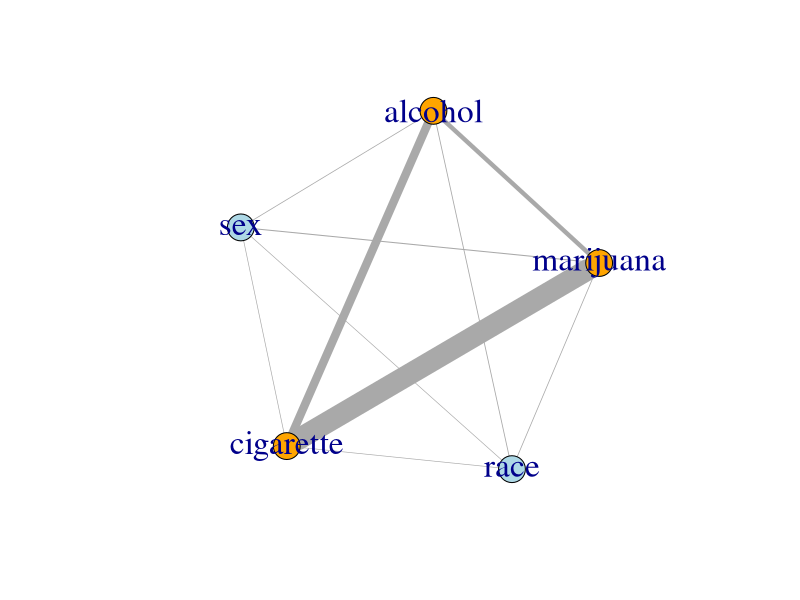

Write the R code that produced this figure.
#' ---
#' title: Association diagrams for loglinear models
#' ---

#+ echo=FALSE
knitr::opts_chunk$set(
  warning = FALSE,   # avoid warnings and messages in the output
  message = FALSE
)

#' ## Basic ideas
#' 
#' Exploring the idea of using association diagrams for fitting and understanding
#' relationships in high-way categorical data fitted as loglinear models. The essential idea
#' is to try to connect model fit statistics with some visual representation as network diagrams,
#' with nodes representing variables in a model and edges representing pairwise associations.
#' 
#' * `igraph` seems to be the base package for drawing network diagrams
#' * `ggraph` uses such graph datasets to draw them better, within the `ggplot2` framework.
#' 
#' ### Model fitting:
#' 
#' * `vcdExtra::Kway()` fits a collection of loglinear models for all 0-, 1-, 2-, ... way associations in a K-way table
#' * `vcdExtra::seq_loglm()` fits various sequential models to the  1-, 2-, ... n-way marginal tables, corresponding to a variety of types of loglinear models.
#' * `MASS::dropterm()` tries fitting all models that differ from the current model by dropping a single term, maintaining marginality.
#' * `MASS::addterm()` tries fitting all models that differ from the current model by adding a single term, maintaining marginality.
#'


#' ## Load packages
library(vcdExtra)
library(MASS)     # for loglm(), dropterm()
library(ggraph)   # An Implementation of Grammar of Graphics for Graphs and Networks
library(igraph)   # Network Analysis and Visualization
library(ggplot2)
library(dplyr)

#' ## Load the data
#' This example uses the `DaytonSurvey` dataset, representing a $2^5$ table.
data (DaytonSurvey, package = "vcdExtra")
head(DaytonSurvey)

#' View as a frequency table
Dayton_tab <- xtabs(Freq ~ ., data=DaytonSurvey)
structable(cigarette + alcohol + marijuana ~ sex + race, data=Dayton_tab)



#' ## Model survey
#' A quick survey of loglm models with all 0, 1, 2, 3 way terms
mods <- Kway(Freq ~ cigarette + alcohol + marijuana + sex + race, 
             data = DaytonSurvey, 
             order = 3)

#' ## Test nested models
#' Compare varying order of associations among variables
anova(mods, test="Chisq")

#' ## Summarize these models 
#' `LRstats()` gives AIC, BIC and LR Chisq tests.
LRstats(mods)

#' ## Direct fitting
#' Focusing on the all-twoway model, this could have been fitted directly using
#' the model formula notation.
#' 
mod.2way <- loglm(Freq ~ (cigarette + alcohol + marijuana + sex + race)^2, 
                 data = DaytonSurvey)

#' ## The all two-way model
mods$kway.2

#' ## Find deviance / AIC for all pairwise terms.
#' We can use these as weights for the links in an association graph
(DT <- dropterm(mods$kway.2))

#' Remove the `<none>` model. All we want is the stats for dropping
#' each two-way term.
DT <- DT[-1,]


#' ## Exploring `igraph`
#' 
#' Exploring the ways to use the `igraph` package to visualize associations in 
#' multi-way tables.  

#' Create the full graph of all two-way associations
full <- make_full_graph(5)

#' ## Functions `V()` and `E()`
#' `igraph::V()` and `igraph::E()` are used both to display the node and edge information
#' in a graph, or to assign attributes to them.
#' 
#' vertexes (nodes):
V(full)

#' edges:
E(full)

#' ### Give nodes the names of the variables
#' The `name` attribute of nodes is special in `igraph`.
#' 
#' For later use, this step assumes that the names assigned to the nodes are in the _same order_
#' as those used in the `loglm()` model.
V(full)$name <- names(DaytonSurvey)[1:5]

V(full)
E(full)

#' ### Node colors
#' make colors correspond to outcomes vs. demographic variables
V(full)$color <- c(rep("orange", 3),
                   rep("lightblue", 2))


#' ### Edge statistics
#' You can also assign arbitrary variables to the edges.
#' 
#' Here, assign deviance and AIC as potential weights for edges
E(full)$deviance <- DT$Deviance
E(full)$aic      <- DT$AIC

E(full)

#' ## Make edge width ~ deviance
#' This is the key step for this visualization.
#' For generality, need a better scheme to translate deviance into the width of the
#' edges.
E(full)$width <- E(full)$deviance/25

#' ## Explore the `igraph` object
#' There are lots of `igraph` functions to get details of a given graph object.
full[]
edge.attributes(full)

#' `ends()` delivers the edges as two-column data.frame
ends(full, es=E(full), names=T) 

#' ## Plot
#' Plot the all two-way model with edge `width ~ deviance`.
#' This uses the `E(full)$width` and `V(full)$color`
#' attributes assigned above. Other attributes can be assigned with optional arguments.
#' 

set.seed(1234)
plot(full, vertex.label.cex=2)


#' ## Try to do this using `ggraph` ???
#' This doesn't work ...
#' 
# ggraph(full) +
#   geom_edge_link(aes(width = DT$Deviance[-1]/25)) + 
#   geom_node_point()
